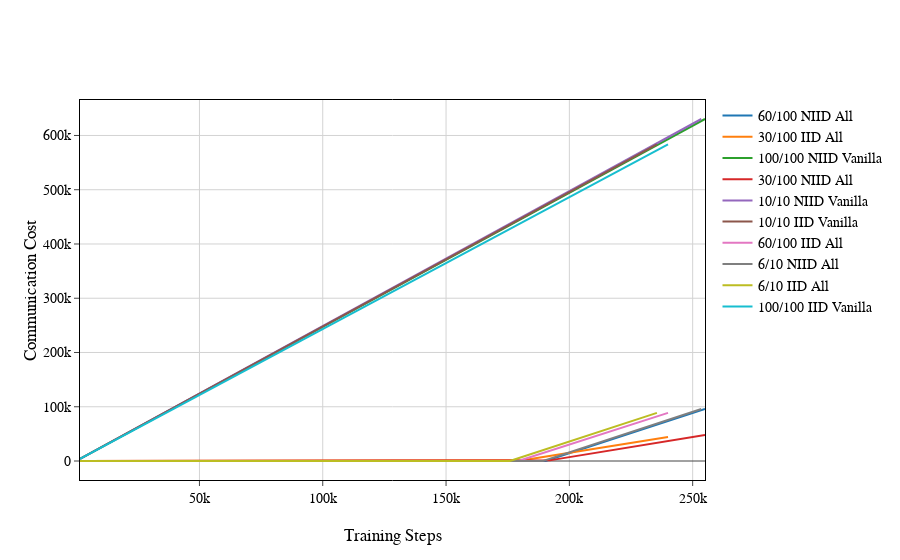

The notebook cell saved with this chart:
### Code cell
fig = go.Figure()

for i in range(len(df)):
    fig.add_trace(
        go.Scatter(x=eval(steps[i]), y=eval(df['Method Comm Cost'][i]), name=df['Experiment Name'][i])
    )
fig.update_layout(title_text="",
        paper_bgcolor='rgba(255,255,255,1)',\
    plot_bgcolor='rgba(255,255,255,1)',)

fig.update_xaxes(showline=True, linewidth=1, linecolor='black', mirror=True,ticks='outside', showgrid=True, gridcolor="LightGray")
fig.update_yaxes(showline=True, linewidth=1, linecolor='black', mirror=True, ticks='outside', showgrid=True, gridcolor="LightGray")

fig.update_layout(template=None, xaxis_title="Training Steps", yaxis_title="Communication Cost", font=dict(family='Times New Roman', size=14, color='Black'))

fig.show()

### Figure 1 — Plotly figure (JSON) as saved in the notebook; plotly's stock layout.template omitted (floating-point values rounded to 4 significant figures; data arrays with more than 128 entries replaced by an {"elided": "..."} marker saying what was removed)
{"data": [{"name": "60/100 NIID All", "type": "scatter", "x": {"elided": "150 int values"}, "y": {"elided": "150 float values"}}, {"name": "30/100 IID All", "type": "scatter", "x": {"elided": "150 int values"}, "y": {"elided": "150 float values"}}, {"name": "100/100 NIID Vanilla", "type": "scatter", "x": {"elided": "150 int values"}, "y": {"elided": "150 float values"}}, {"name": "30/100 NIID All", "type": "scatter", "x": {"elided": "150 int values"}, "y": {"elided": "150 float values"}}, {"name": "10/10 NIID Vanilla", "type": "scatter", "x": {"elided": "150 int values"}, "y": {"elided": "150 float values"}}, {"name": "10/10 IID Vanilla", "type": "scatter", "x": {"elided": "150 int values"}, "y": {"elided": "150 float values"}}, {"name": "60/100 IID All", "type": "scatter", "x": {"elided": "150 int values"}, "y": {"elided": "150 float values"}}, {"name": "6/10 NIID All", "type": "scatter", "x": {"elided": "150 int values"}, "y": {"elided": "150 float values"}}, {"name": "6/10 IID All", "type": "scatter", "x": {"elided": "150 int values"}, "y": {"elided": "150 float values"}}, {"name": "100/100 IID Vanilla", "type": "scatter", "x": {"elided": "150 int values"}, "y": {"elided": "150 float values"}}], "layout": {"font": {"color": "Black", "family": "Times New Roman", "size": 14}, "paper_bgcolor": "rgba(255,255,255,1)", "plot_bgcolor": "rgba(255,255,255,1)", "title": {"text": ""}, "xaxis": {"gridcolor": "LightGray", "linecolor": "black", "linewidth": 1, "mirror": true, "showgrid": true, "showline": true, "ticks": "outside", "title": {"text": "Training Steps"}}, "yaxis": {"gridcolor": "LightGray", "linecolor": "black", "linewidth": 1, "mirror": true, "showgrid": true, "showline": true, "ticks": "outside", "title": {"text": "Communication Cost"}}}}
